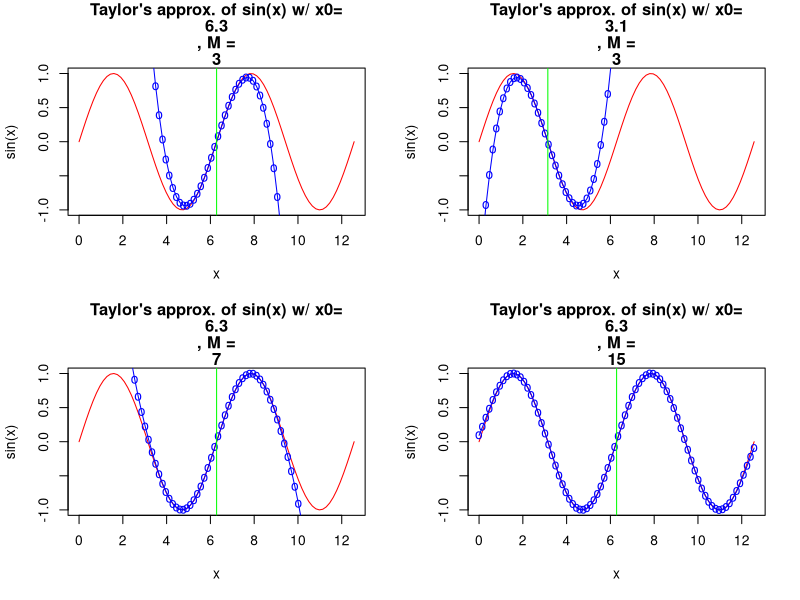
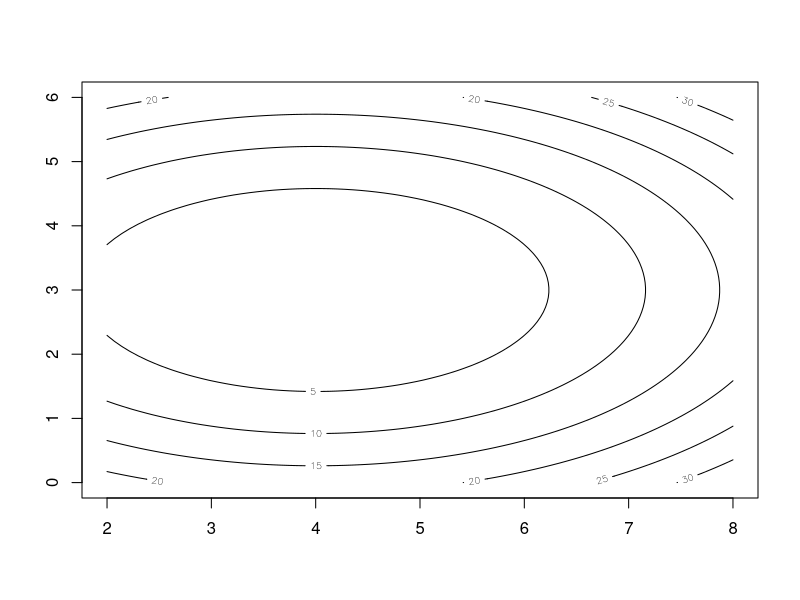
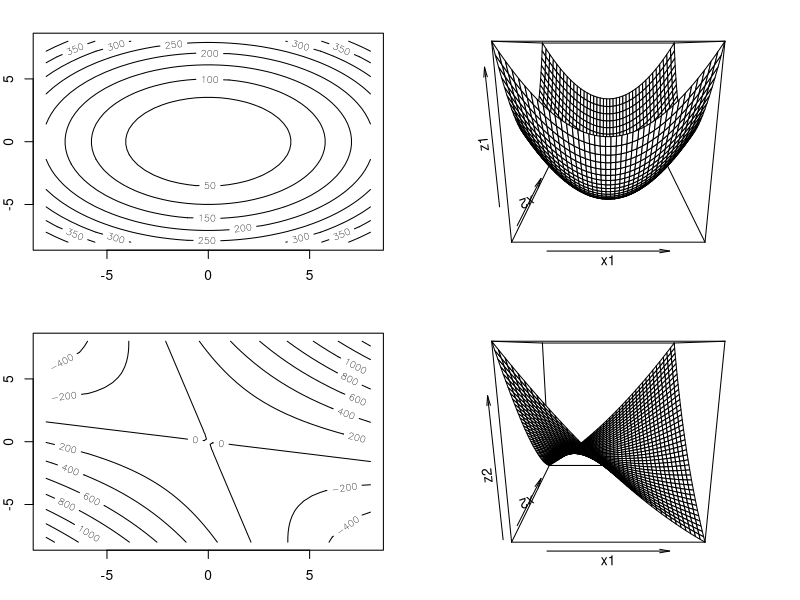
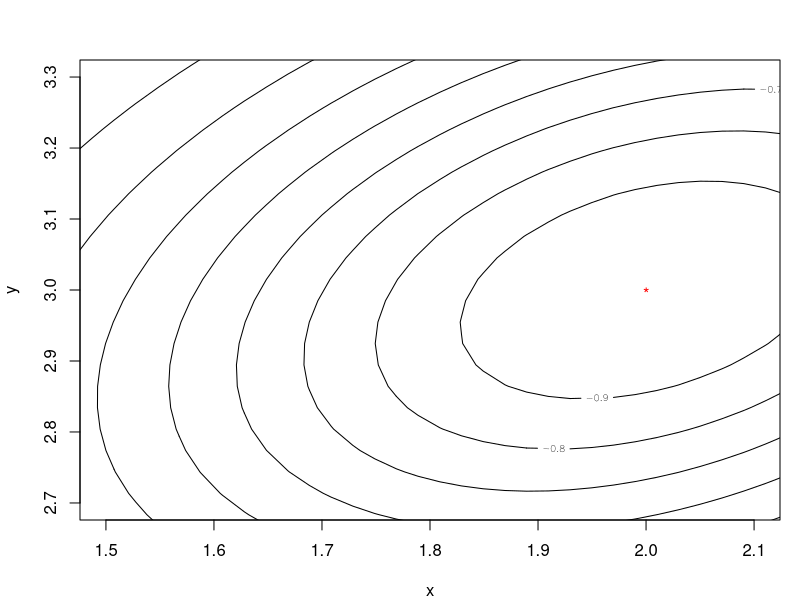
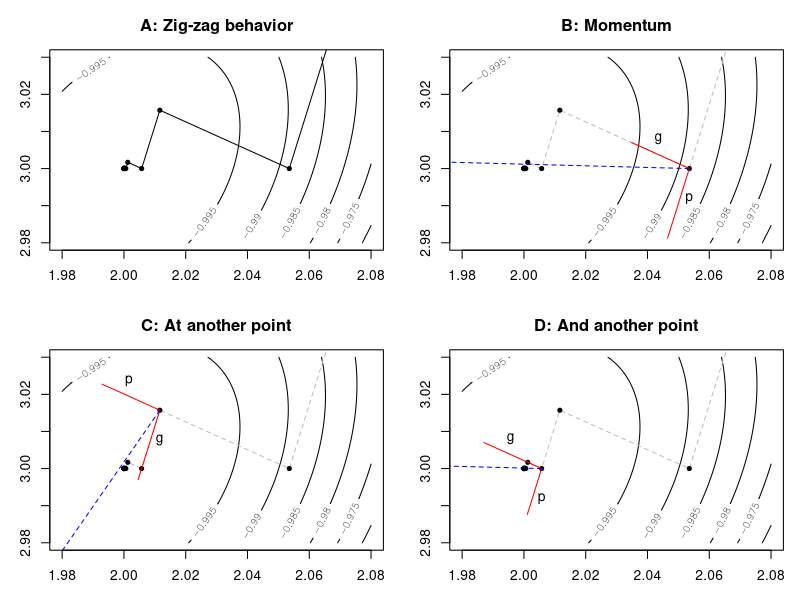
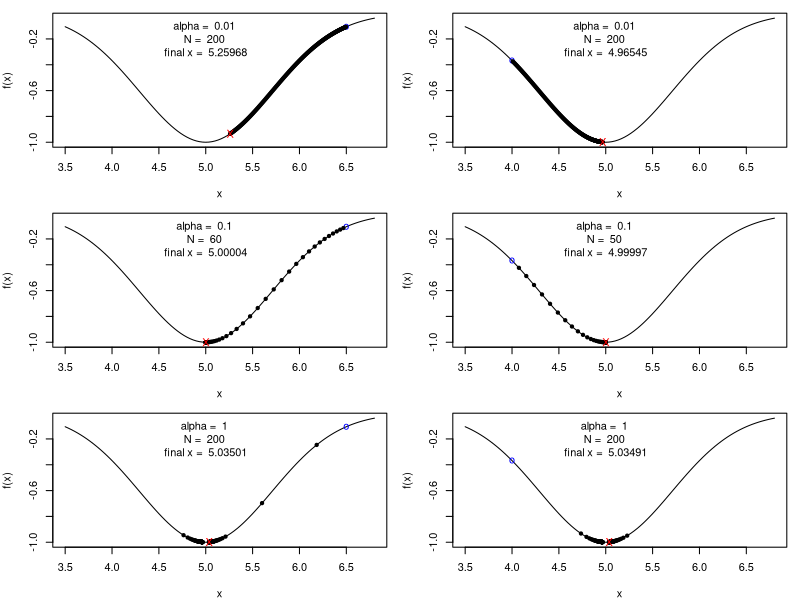
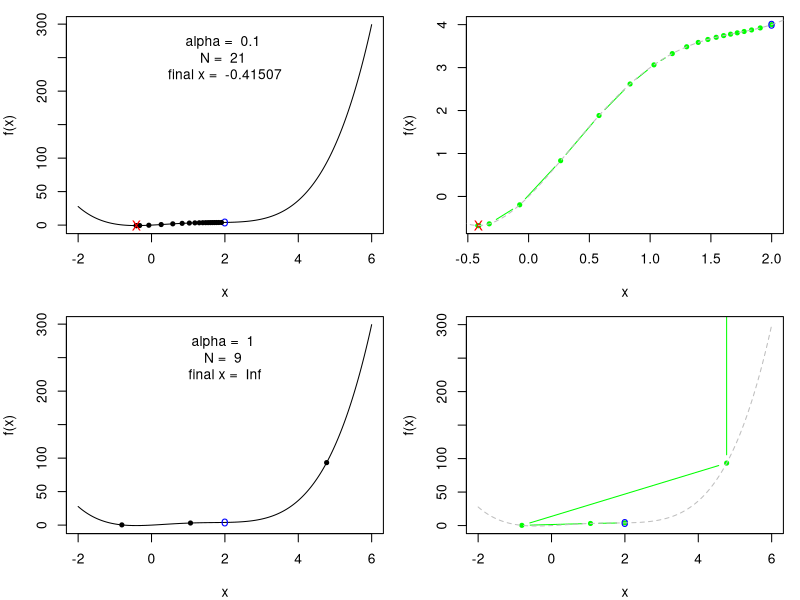

Recreate these plots in R, in order.
###################################################
## Taylor's approximation example
###################################################

  rm(list=ls())
  N <- 80
  x <- matrix(seq(0, 4*pi, len=N), ncol=1)

  ## put x0, the function and its derivatives here
  x0 <- 2*pi
  f0s <- matrix(c(sin(x0), cos(x0), -sin(x0), -cos(x0)),ncol=1)	

  h <- x - x0

  ## Taylor series approximation

  M <- length(f0s) - 1

  ## Hpoly is an N x (M+1) matrix
  Hpoly <- matrix(h, nrow=N, ncol=M+1, byrow=FALSE)^matrix(0:M, N, M+1, byrow=TRUE)   

  coeffs <- Hpoly / matrix(factorial(0:M), N, M+1, byrow=TRUE)

  y <- coeffs %*% f0s


  p <- par(mfrow=c(2,2))

  plot(x, sin(x), type='l', main=c("Taylor's approx. of sin(x) w/ x0=", round(x0,1), ", M =",M), col="red")  
  lines(x, y, col='blue') 
  points(x, y, col='blue', pch='o')
  abline(v=x0, col='green')


  ## y2
  x0 <- pi
  f0s <- matrix(c(sin(x0), cos(x0), -sin(x0), -cos(x0)),ncol=1)
  h <- x - x0
  M <- length(f0s) - 1
  Hpoly <- matrix(h, nrow=N, ncol=M+1, byrow=FALSE)^matrix(0:M, N, M+1, byrow=TRUE)   
  coeffs <- Hpoly / matrix(factorial(0:M), N, M+1, byrow=TRUE)
  y2 <- coeffs %*% f0s
  plot(x, sin(x), type='l', main=c("Taylor's approx. of sin(x) w/ x0=", round(x0,1), ", M =",M), col="red")
  lines(x, y2, col='blue') 
  points(x, y2, col='blue', pch='o')
  abline(v=x0, col='green')

  ## y3
  x0 <- 2*pi
  f0s <- matrix(c(sin(x0), cos(x0), -sin(x0), -cos(x0), sin(x0), cos(x0), -sin(x0), -cos(x0)),ncol=1)
  h <- x - x0
  M <- length(f0s) - 1
  Hpoly <- matrix(h, nrow=N, ncol=M+1, byrow=FALSE)^matrix(0:M, N, M+1, byrow=TRUE)   
  coeffs <- Hpoly / matrix(factorial(0:M), N, M+1, byrow=TRUE)
  y3 <- coeffs %*% f0s
  plot(x, sin(x), type='l', main=c("Taylor's approx. of sin(x) w/ x0=", round(x0,1), ", M =",M), col="red")
  lines(x, y3, col='blue') 
  points(x, y3, col='blue', pch='o')
  abline(v=x0, col='green')



  ## y4
  x0 <- 2*pi
  f0s <- matrix(c(sin(x0), cos(x0), -sin(x0), -cos(x0), sin(x0), cos(x0), -sin(x0), -cos(x0),sin(x0), cos(x0), -sin(x0), -cos(x0), sin(x0), cos(x0), -sin(x0), -cos(x0)),ncol=1)
  h <- x - x0
  M <- length(f0s) - 1
  Hpoly <- matrix(h, nrow=N, ncol=M+1, byrow=FALSE)^matrix(0:M, N, M+1, byrow=TRUE)   
  coeffs <- Hpoly / matrix(factorial(0:M), N, M+1, byrow=TRUE)
  y4 <- coeffs %*% f0s
  plot(x, sin(x), type='l', main=c("Taylor's approx. of sin(x) w/ x0=", round(x0,1), ", M =",M), col="red")
  lines(x, y4, col='blue') 
  points(x, y4, col='blue', pch='o')
  abline(v=x0, col='green')


  ## restore plot parameter values
  par(p)



## Golden section search
## Created:       Jan 4th, 2012
## Last modified: Jan 4th, 2012
## Example
##   qf <- function(x){x^4 -14*x^3 + 60*x^2 -70*x}
##   logs <- goldensearch(qf, 0, 2, log=TRUE)

goldensearch <- function(f, a0, b0, tol=0.1, rho=0.382, log=FALSE){

#f <- qf

#a0 <- 0
#b0 <- 2
#tol <- 0.1
#rho <- 0.382

   diff <- b0 - a0
   a1 <- a0 + rho*diff
   b1 <- b0 - rho*diff

   fa0 <- f(a0)
   fb0 <- f(b0)
   fa1 <- f(a1)
   fb1 <- f(b1)

   logs <- matrix(c(a0,fa0,b0,fb0),4,1)   

   while (diff > tol) {
      if( fa1 < fb1 ) {
        b0 <- b1
        fb0 <- fb1
        b1 <- a1
        fb1 <- fa1

        diff <- b0 - a0
        a1 <- a0 + rho*diff
        fa1 <- f(a1)

      } else { ## fa1 >= fb1
        a0 <- a1
        fa0 <- fa1
        a1 <- b1
        fa1 <- fb1

        diff <- b0 - a0
        b1 <- b0 - rho*diff
        fb1 <- f(b1)     

      } ## end if

      logs <- cbind(logs, matrix(c(a0,fa0,b0,fb0),4,1))
   }## end while

  rownames(logs) <- c("a0", "f(a0)","b0", "f(b0)")
  if(log) { return(logs) }
  else { return((a0+b0)/2) }
}## goldensearch

###########################################################################

## Newton Method
## Created:       Jan 5th, 2012
## Last modified: Jan 5th, 2012
## Example
##   f  <- function(x){x^4 -14*x^3 + 60*x^2 -70*x}
##   df <- function(x){4*x^3 -42*x^2 + 120*x -70}
##   df2 <- function(x){12*x^2 -84*x + 120}
##   logs <- newtonsearch(df, df2, x0=0)

newtonsearch <- function(df, df2, x0, tol=0.01, MaxN=100){
  logs <- matrix(0, 2, MaxN)
  i <- 1
  diff <- 2*tol
  while(diff > tol){

    x <- x0 - df(x0)/df2(x0)

    diff <- abs(x - x0) 
    logs[,i] <- c(i,x)
    x0 <- x
    
    i <- i+1
    if (i > MaxN) break;
  }## while

  return(logs)
}## end newtonsearch

#######################################################

## Steepest Descend Method
## Created:       Jan 6th, 2012
## Last modified: Jan 6th, 2012
## Example
##   f  <- function(x){(x[1] - 4)^4 + (x[2] - 3)^2 + 4*(x[3] + 5)^4}
##   df <- function(x){ matrix(c( 4*(x[1] - 4)^3, 2*(x[2] - 3), 16*(x[3] + 5)^3 ) ,3,1)}
##   logs <- steepestdescend(df, f, x0=matrix(c(4,2,-1),3,1), log=TRUE)
##   

steepestdescend <- function(grad, f, x0, tol=0.00001, MaxN=1000, log=FALSE){

#x0 <- matrix(c(4,2,-1),3,1)
#grad <- df
#tol <- 0.0001
#MaxN <- 1000

  D <- length(x0)

  logs <- matrix(c(0,0,x0),2+D,1)

  diff <- tol*2
  for (i in 1:MaxN) {

    g <- function(a){ f(x0 - a*grad(x0)) }
    alpha <- goldensearch(g, a0=tol/10, b0=1, tol=tol, log=FALSE)

    gradF <- grad(x0)
    x <- x0 - alpha*gradF

    diff <- sqrt( mean((gradF)^2) )
    x0 <- x    
    logs <- cbind(logs, c(i,alpha,x0))

    if (diff < tol) break
  }## for

  if(log){ return(logs) }
  else { return(x) }
}## end steepestdescend

#######################################################

## Newton Method
## Created:       Jan 10th, 2012
## Last modified: 
## Example
##   f  <- function(x){ (x[1] + 10*x[2])^2 + 5*(x[3] - x[4])^2 + (x[2] - 2*x[3])^4 + 10*(x_1 - x_4)^4 }
##   df <- function(x){ matrix(c( 2*(x[1] + 10*x[2]) + 40*(x[1] - x[4])^3, 
##                                20*(x[1] + 10*x[2]) + 4*(x[2] - 2*x[3])^3,
##                                10*(x[3] - x[4]) - 8*(x[2] - 2*x[3])^3,
##                                  -10*(x[3] - x[4]) - 40*(x[1] - x[4])^3      ) ,4,1)}
##   Hf <- function(x){ matrix(c( 2 + 120*(x[1] - x[4])^2, 20, 0, -120*(x[1]-x[4])^2,
##                                20, 200 + 12*(x[2] - 2*x[3])^2, -24*(x[2] - 2*x[3])^2, 0,
##                                0, -24*(x[2] - 2*x[3])^2, 10 + 48*(x[2] - 2*x[3])^2, -10,
##                                -120*(x[1] - x[4])^2, 0, -10, 10 + 120*(x[1] - x[4])^2    ), 4,4, byrow=TRUE)}
##
##   logs <- newtonmethod(Hf, df, f, x0=matrix(c(3, -1, 0, 1),4,1), log=TRUE)

newtonmethod <- function(Hf, df, f, x0, tol=0.00001, MaxN=1000, log=FALSE){

  D <- length(x0)

  logs <- matrix(c(0,f(x0),x0),2+D,1)
  rownames(logs) <- c('i', 'f(x)', 1:D) 

  diff <- tol*2
  for (i in 1:MaxN) {

    Hk <- Hf(x0)
    invHk <- solve(Hk)
    gk <- df(x0)
    
    x <- x0 - invHk %*% gk

    diff <- sqrt( mean((x - x0)^2) )
    x0 <- x    
    logs <- cbind(logs, c(i,f(x0),x0))

    if (diff < tol) break
  }## for
  
  if(log){ return(logs) }
  else { return(x) }
}## end newtonmethod

#######################################################

cat('try goldensearch:\n')
cat('qf <- function(x){x^4 -14*x^3 + 60*x^2 -70*x}\n')
cat('logs <- goldensearch(qf, 0, 2, log=TRUE)\n')

cat('try steepestdescend:\n')
cat('f  <- function(x){(x[1] - 4)^2 + 2*(x[2] - 3)^2}\n')
cat('df <- function(x){ matrix(c(2*(x[1] - 4), 4*(x[2] - 3) ), 2, 1) }\n')
cat('logs <- steepestdescend(df, f, x0=matrix(c(8,6),2,1), log=TRUE)\n')

###################################################
## Contour Plot
###################################################

f  <- function(x){(x[1] - 4)^2 + 2*(x[2] - 3)^2}
df <- function(x){ matrix(c(2*(x[1] - 4), 4*(x[2] - 3) ), 2, 1) }
logs <- steepestdescend(df, f, x0=matrix(c(8,6),2,1), log=TRUE)

N <- 80
x1 <- seq(2,8,len=N)
x2 <- seq(0,6,len=N)
x1x2 <- expand.grid(x=x1, y=x2)

z <- matrix(apply(t(x1x2),2,f),N,N)
contour(x1, x2, z, xlim=c(2,8), ylim=c(0,6))
lines(logs[2,], logs[3,], col='red')
points(logs[2,], logs[3,], pch=20)


###################################################
## Contour Plot of Positive Definite Matrix
###################################################

xQx <- function(x, Q){ t(x) %*% Q %*% x }

Q1 <- matrix(c(3,0,0,4), 2, 2, byrow=TRUE)
Q2 <- matrix(c(3,8,8,4), 2, 2, byrow=TRUE)

xQx1 <- function(x){ xQx(x,Q1) }
xQx2 <- function(x){ xQx(x,Q2) }

x1 <- seq(-8,8,len=40)
x2 <- seq(-8,8,len=40)
x1x2 <- expand.grid(x=x1, y=x2)

z1 <- matrix(apply(t(x1x2),2,xQx1),40,40)
z2 <- matrix(apply(t(x1x2),2,xQx2),40,40)

p <- par(mfrow=c(2,2),mar=c(3,2,2,1))

contour(x1, x2, z1)

persp(x1,x2,z1)

contour(x1, x2, z2)

persp(x1,x2,z2)

par(p)

########################
## plot CZ's fig 8.2
########################

fobj <- function(x, v=matrix(c(2,3),2,1), 
  Z=matrix(c(4,-1.5,-1.5,5),2,2,byrow=T)){ 
  - exp( -(t(x-v) %*% Z %*% (x-v) ) )
}

N <- 200
xs <- seq(0,4,len=N)
ys <- seq(0,6,len=N)
z <- matrix(0, N, N)

for(i in 1:N){
for(j in 1:N){
   z[i,j] <- fobj(matrix(c(xs[i], ys[j]),2,1))
}}

#par(mfrow=c(2,2))

#par(mar=c(3,3,3,1))
#persp(xs, ys, z, theta=-20, phi=30, 
#  shade=0.5, col='green', border=NA)

#par(mar=c(4,4,3,1))
#contour(xs, ys, z, xlab='x', ylab='y')

par(mar=c(4,4,3,1))
contour(xs, ys, z, xlab='x', ylab='y', 
  xlim=c(1.5,2.1), ylim=c(2.7,3.3))
points(2, 3, pch='*', col='red')


###
###
v0 <- matrix(c(2,3),2,1)
Z0 <- matrix(c(4,-1.5,-1.5,5),2,2,byrow=T)

fobj <- function(x, v=matrix(c(2,3),2,1), 
  Z=matrix(c(4,-1.5,-1.5,5),2,2,byrow=T)){ 
  - exp( -(t(x-v) %*% Z %*% (x-v) ) )
}

df <- function(x, v=v0, Z=Z0){ as.numeric(fobj(x, v, Z)) * 
  matrix(
  c(-2*Z[1,1]*x[1] -(Z[1,2]+Z[2,1])*x[2] +
    2*Z[1,1]*v[1] +(Z[1,2]+Z[2,1])*v[2],
    -(Z[1,2]+Z[2,1])*x[1] -2*Z[2,2]*x[2] +
    (Z[1,2]+Z[2,1])*v[1] +2*Z[2,2]*v[2]
   ), 2, 1) 
}
logs <- steepestdescend(df, fobj, x0=matrix(c(2.5,3),2,1), log=TRUE, tol=1e-5)

N <- 80
d1n <- 1
d1x <- 3
d2n <- 2
d2x <- 4
x1 <- seq(d1n,d1x,len=N)
x2 <- seq(0,6,len=N)
x1x2 <- expand.grid(x=x1, y=x2)

z <- matrix(apply(t(x1x2),2,fobj),N,N)

#############################
## Plot Momentum Motivation
#############################

par(mfrow=c(2,2))
par(mar=c(3,3,3,1))

x1 <- seq(1.98,2.08,len=N)
x2 <- seq(2.98,3.03,len=N)
x1x2 <- expand.grid(x=x1, y=x2)

z <- matrix(apply(t(x1x2),2,fobj),N,N)

fm = function(a){ a }
xs = fm(x1)
ys = fm(x2)
path.x = fm(logs[3,])
path.y = fm(logs[4,])
range.y = c(2.98,3.03) ##c(min(path.y), max(path.y))
range.x = c(1.98,2.08) ##c(min(path.x), max(path.x))


contour(xs, ys, z, ylim=range.y, 
                   xlim=range.x,
        main='A: Zig-zag behavior')
lines(path.x, path.y, col='black', lty=1)
points(logs[3,], logs[4,], pch=20)

contour(xs, ys, z, ylim=range.y, 
                   xlim=range.x,
        main='B: Momentum')
lines(path.x, path.y, col='gray', lty=2)
points(logs[3,], logs[4,], pch=20)

m.vec = rbind(logs[3,-1] - logs[3,-14], 
              logs[4,-1] - logs[4,-14])

m.vec2 = m.vec^2
u.vec = m.vec
u.vec[1,] = m.vec[1,]/sqrt(m.vec2[1,]+m.vec2[2,])
u.vec[2,] = m.vec[2,]/sqrt(m.vec2[1,]+m.vec2[2,])

c.vec = u.vec[,-12] + 0.35*u.vec[,-1] 

lines( c(path.x[3], path.x[3]+0.02*u.vec[1,3]),
       c(path.y[3], path.y[3]+0.02*u.vec[2,3]), 
       col='red', lty=1)

lines( c(path.x[3], path.x[3]+0.02*u.vec[1,2]),
       c(path.y[3], path.y[3]+0.02*u.vec[2,2]), 
       col='red', lty=1)

lines( c(path.x[3], path.x[3]+c.vec[1,3]),
       c(path.y[3], path.y[3]+c.vec[2,3]), 
       col='blue', lty=2)

text(path.x[3]-0.01, path.y[3]+0.008, 'g')
text(path.x[3], path.y[3]-0.008, 'p')

## plot C ##

contour(xs, ys, z, ylim=range.y, 
                   xlim=range.x,
        main='C: At another point')
lines(path.x, path.y, col='gray', lty=2)
points(logs[3,], logs[4,], pch=20)

m.vec = rbind(logs[3,-1] - logs[3,-14], 
              logs[4,-1] - logs[4,-14])

m.vec2 = m.vec^2
u.vec = m.vec
u.vec[1,] = m.vec[1,]/sqrt(m.vec2[1,]+m.vec2[2,])
u.vec[2,] = m.vec[2,]/sqrt(m.vec2[1,]+m.vec2[2,])

c.vec = u.vec[,-12] + 0.35*u.vec[,-1] 

lines( c(path.x[4], path.x[4]+0.02*u.vec[1,4]),
       c(path.y[4], path.y[4]+0.02*u.vec[2,4]), 
       col='red', lty=1)

lines( c(path.x[4], path.x[4]+0.02*u.vec[1,3]),
       c(path.y[4], path.y[4]+0.02*u.vec[2,3]), 
       col='red', lty=1)

lines( c(path.x[4], path.x[4]+c.vec[1,4]),
       c(path.y[4], path.y[4]+c.vec[2,4]), 
       col='blue', lty=2)

text(path.x[4], path.y[4]-0.008, 'g')
text(path.x[4]-0.01, path.y[4]+0.008, 'p')

## plot D ##

contour(xs, ys, z, ylim=range.y, 
                   xlim=range.x,
        main='D: And another point')
lines(path.x, path.y, col='gray', lty=2)
points(logs[3,], logs[4,], pch=20)

m.vec = rbind(logs[3,-1] - logs[3,-14], 
              logs[4,-1] - logs[4,-14])

m.vec2 = m.vec^2
u.vec = m.vec
u.vec[1,] = m.vec[1,]/sqrt(m.vec2[1,]+m.vec2[2,])
u.vec[2,] = m.vec[2,]/sqrt(m.vec2[1,]+m.vec2[2,])

c.vec = u.vec[,-12] + 0.35*u.vec[,-1] 

lines( c(path.x[5], path.x[5]+0.02*u.vec[1,5]),
       c(path.y[5], path.y[5]+0.02*u.vec[2,5]), 
       col='red', lty=1)

lines( c(path.x[5], path.x[4]+0.03*u.vec[1,4]),
       c(path.y[5], path.y[4]+0.03*u.vec[2,4]), 
       col='red', lty=1)

lines( c(path.x[5], path.x[5]+c.vec[1,5]),
       c(path.y[5], path.y[5]+c.vec[2,5]), 
       col='blue', lty=2)

text(path.x[5]-0.01, path.y[5]+0.008, 'g')
text(path.x[5], path.y[5]-0.008, 'p')


##dev.copy2eps(file='MomentumMotivation01.eps')

######################
## gradient descent
######################

gd <- function(x, df, alpha=0.1, tol=1e-5, MaxN=200, log=TRUE){

  logs <- matrix(0, 1, MaxN)

  for(i in 1:MaxN){

     new.x <- x - alpha * df(x)

     logs[1,i] <- new.x

     if(is.infinite(new.x)) break;
     if(is.nan(new.x)) break;

     if( abs(new.x - x) < tol ){
        break;
     }
     x <- new.x


  }
  
  if(log){ return(logs[,1:i]) }

return(new.x)
}


######################
## 1-D illustration
######################


f <- function(x){ - exp( - (x-5)^2 ) }
df <- function(x){ f(x) * (-2*x + 10) }

xs <- seq(3.5, 6.8, len=100)

par(mfrow=c(3,2))
par(mar=c(4,4,1,1))

##
alpha <- 0.01

plot(xs, f(xs), type='l', xlab='x', ylab='f(x)')

x0 <- 6.5
points(x0, f(x0), pch='o', col='blue')

logs <- gd(x0, df, alpha=alpha)
N.logs <- length(logs)
points(logs, f(logs), pch=20)
found.x <- logs[N.logs]
points(found.x, f(found.x), 
  pch='X', col='red')
text(5, -0.2, 
  paste('alpha = ', alpha, '\nN = ', N.logs,
  '\nfinal x = ', round(found.x,5)))

plot(xs, f(xs), type='l', xlab='x', ylab='f(x)')

x0 <- 4
points(x0, f(x0), pch='o', col='blue')

logs <- gd(x0, df, alpha=alpha)
N.logs <- length(logs)
points(logs, f(logs), pch=20)
found.x <- logs[N.logs]
points(found.x, f(found.x), 
  pch='X', col='red')
text(5, -0.2, 
  paste('alpha = ', alpha, '\nN = ', N.logs,
  '\nfinal x = ', round(found.x,5)))

##

alpha <- 0.1

plot(xs, f(xs), type='l', xlab='x', ylab='f(x)')

x0 <- 6.5

points(x0, f(x0), pch='o', col='blue')

logs <- gd(x0, df, alpha=alpha)
N.logs <- length(logs)
points(logs, f(logs), pch=20)
found.x <- logs[N.logs]
points(found.x, f(found.x), 
  pch='X', col='red')
text(5, -0.2, 
  paste('alpha = ', alpha, '\nN = ', N.logs,
  '\nfinal x = ', round(found.x,5)))

plot(xs, f(xs), type='l', xlab='x', ylab='f(x)')

x0 <- 4
points(x0, f(x0), pch='o', col='blue')

logs <- gd(x0, df, alpha=alpha)
N.logs <- length(logs)
points(logs, f(logs), pch=20)
found.x <- logs[N.logs]
points(found.x, f(found.x), 
  pch='X', col='red')
text(5, -0.2, 
  paste('alpha = ', alpha, '\nN = ', N.logs,
  '\nfinal x = ', round(found.x,5)))

##

alpha <- 1

plot(xs, f(xs), type='l', xlab='x', ylab='f(x)')

x0 <- 6.5

points(x0, f(x0), pch='o', col='blue')

logs <- gd(x0, df, alpha=alpha)
N.logs <- length(logs)
points(logs, f(logs), pch=20)
found.x <- logs[N.logs]
points(found.x, f(found.x), 
  pch='X', col='red')
text(5, -0.2, 
  paste('alpha = ', alpha, '\nN = ', N.logs,
  '\nfinal x = ', round(found.x,5)))

plot(xs, f(xs), type='l', xlab='x', ylab='f(x)')

x0 <- 4
points(x0, f(x0), pch='o', col='blue')

logs <- gd(x0, df, alpha=alpha)
N.logs <- length(logs)
points(logs, f(logs), pch=20)
found.x <- logs[N.logs]
points(found.x, f(found.x), 
  pch='X', col='red')
text(5, -0.2, 
  paste('alpha = ', alpha, '\nN = ', N.logs,
  '\nfinal x = ', round(found.x,5)))

##dev.copy2eps(file='gdFixedStepSize.eps')


########
##xs <- c(-1.5, 0, 1, 2, 3)
##ys <- c(10, 0, 3, 4, 9)

##w <- w.polyfitM(xs, ys, M=4)
##w
#              [,1]
#[1,]  1.827579e-14
#[2,]  2.812698e+00
#[3,]  1.843386e+00
#[4,] -2.187302e+00
#[5,]  5.312169e-01

w <- c(1.827579e-14, 2.812698e+00, 1.843386e+00,
       -2.187302e+00, 5.312169e-01)

f <- function(x){ 
   w[1] + w[2]*x + w[3]*x^2 + w[4]*x^3 + w[5]*x^4
}
df <- function(x){ 
   w[2] + 2*w[3]*x + 3*w[4]*x^2 + 4*w[5]*x^3
}

xs <- seq(-2, 6, len=200)

par(mfrow=c(2,2))
par(mar=c(4,4,1,1))

#############
## upper row
#############
alpha <- 0.1
plot(xs, f(xs), type='l', xlab='x', ylab='f(x)')

x0 <- 2
points(x0, f(x0), pch='o', col='blue')

logs <- gd(x0, df, alpha=alpha) #, MaxN=8)
N.logs <- length(logs)
points(logs, f(logs), pch=20)
found.x <- logs[N.logs]
points(found.x, f(found.x), 
  pch='X', col='red')
text(2, 250, 
  paste('alpha = ', alpha, '\nN = ', N.logs,
  '\nfinal x = ', round(found.x,5)))

######################
## search x upper row
######################
x.path <- c(x0,logs)

plot(x.path, f(x.path), type='b', 
  xlab='x', ylab='f(x)',
  col='green', pch=20)

points(x0, f(x0), pch='o', col='blue')
points(found.x, f(found.x), 
  pch='X', col='red')

lines(xs, f(xs), col='gray', lty=2)


#############
## lower row
#############
alpha <- 1
plot(xs, f(xs), type='l', xlab='x', ylab='f(x)')

x0 <- 2
points(x0, f(x0), pch='o', col='blue')

logs <- gd(x0, df, alpha=alpha) #, MaxN=8)
N.logs <- length(logs)
points(logs, f(logs), pch=20)
found.x <- logs[N.logs]
points(found.x, f(found.x), 
  pch='X', col='red')
text(2, 250, 
  paste('alpha = ', alpha, '\nN = ', N.logs,
  '\nfinal x = ', round(found.x,5)))

######################
## search x lower row
######################
x.path <- c(x0,logs)

plot(x.path, f(x.path), type='b', 
  xlab='x', ylab='f(x)',
  col='green', pch=20, xlim=c(-2,6), ylim=c(0,300))

points(x0, f(x0), pch='o', col='blue')
points(found.x, f(found.x), 
  pch='X', col='red')

lines(xs, f(xs), col='gray', lty=2)

##dev.copy2eps(file='gdStepSizeDiverge.eps')